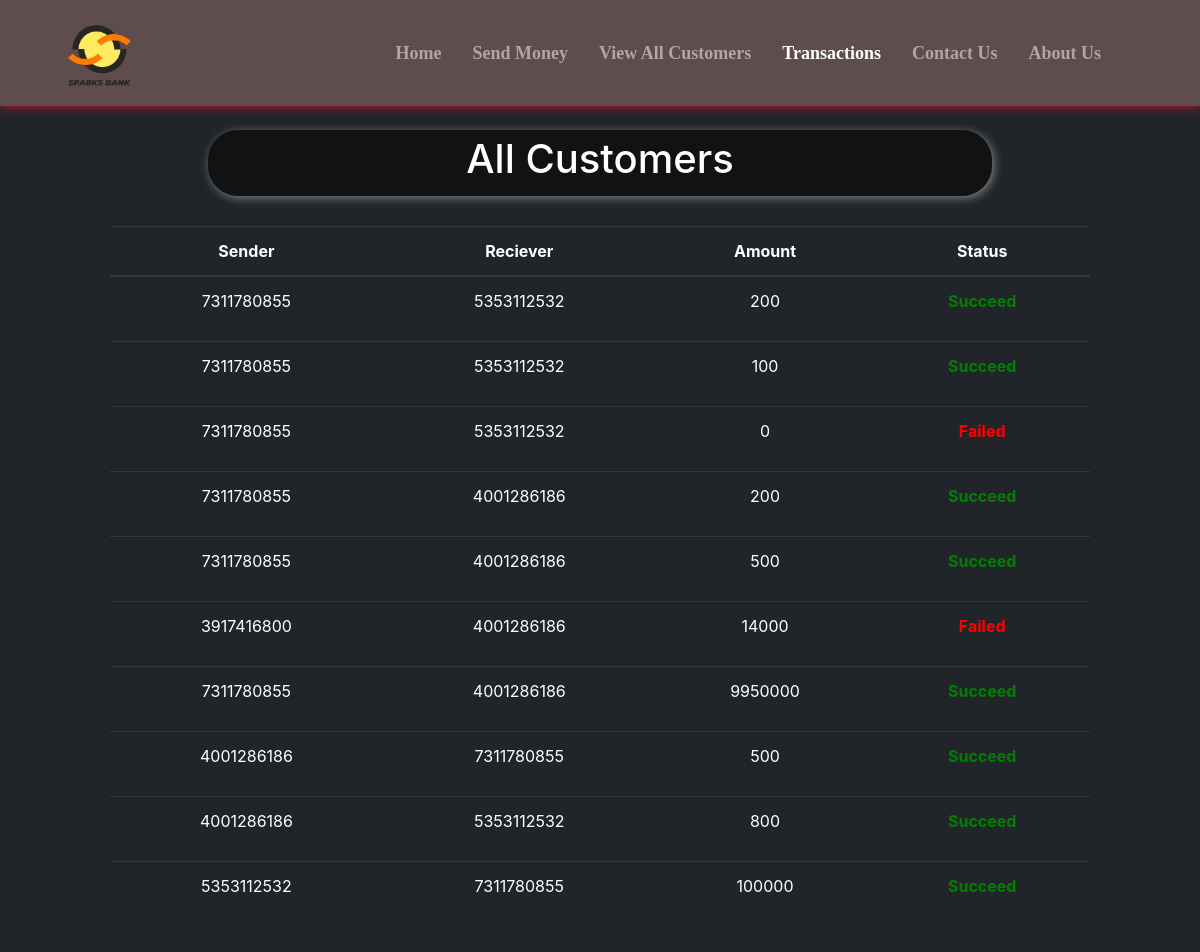
Screenshot of /transactions.php with the database file from the repository.
### tables this page shows
CREATE TABLE `transactions` (
  `sr` int(11) NOT NULL,
  `sender` varchar(10) NOT NULL,
  `receiver` varchar(10) NOT NULL,
  `amount` bigint(20) NOT NULL,
  `status` varchar(10) NOT NULL
);

### transactions.php (the view, shortened to what this page needs)
<!doctype html>
<html lang="en">
<head>
    <link href="//maxcdn.bootstrapcdn.com/bootstrap/4.1.1/css/bootstrap.min.css" rel="stylesheet" id="bootstrap-css">
    <link rel="stylesheet" href="https://use.fontawesome.com/releases/v5.1.0/css/all.css"
>
</head>
<body style="background-color:#212529;">
    <?php include 'spin.php'; ?>
    <nav class="navbar navbar-expand-lg navbar-dark fixed fixed-top"
        style="background-color: #5f4c4c; font-family:candara; font-size:18px; box-shadow: 0px 0px 10px 0px crimson;">
        <div class="container-fluid">
            <a href="index.php"><img src="Images\Sparks-LOGO.png" alt=""
                    style="height: 80px; margin-left:25px; margin-top:10px;"></a>
        </div>
        <div class="collapse navbar-collapse" id="navbarSupportedContent">
            <b>
                <ul class="navbar-nav ">
                    <li class="nav-item nav-links" style="margin-left:15px;">
                        <a class="nav-link text-nowrap" aria-current="page" href="index.php">Home</a>
                    </li>
                    <li class="nav-item" style="margin-left:15px; ">
                        <a class="nav-link text-nowrap" href="send_money.php">Send Money</a>
                    </li>
                    <li class="nav-item" style="margin-left:15px;">
                        <a class="nav-link text-nowrap" href="all_cust.php">View All Customers</a>
                    </li>
                    <li class="nav-item" style="margin-left:15px;">
                        <a class="nav-link text-nowrap active" href="transactions.php">Transactions</a>
                    </li>
                    <li class="nav-item" style="margin-left:15px;">
                        <a class="nav-link text-nowrap" href="contact_us.php">Contact Us</a>
                    </li>
                    <li class="nav-item" style="margin-left:15px; margin-right:75px;">
                        <a class="nav-link text-nowrap" href="about_us.php">About Us</a>
                    </li>
                </ul>
            </b>
        </div>
    </nav>
    <center>
        <div class="container" style="margin-top: 10%; padding:10px 80px 10px 80px; ">
            <div
                style="width:80%; background-color:rgba(0,0,0,.5); padding:5px 5px 5px 5px; border-radius:30px; box-shadow: 2px 2px 10px gray;">
                <h1 style=" color:white;">All Customers</h1>
            </div>
            <?php
    $conn = mysqli_connect($servername, $username, $password, $database);
    if(!$conn){
        die("Connection not established: ".mysqli_connect_error());
    }else{
        $sql = "SELECT * FROM `transactions`";
        $result = mysqli_query($conn, $sql);
?>
            <table class="table table-dark" style="margin-top: 30px;">
                <thead>
                    <tr>
                        <th scope="col">Sender</th>
                        <th scope="col">Reciever</th>
                        <th scope="col">Amount</th>
                        <th scope="col">Status</th>
                    </tr>
                </thead>
                <?php
echo "<tbody>";
        while($row = mysqli_fetch_assoc($result)){
        if(!(empty($row['sender']) && empty($row['receiver']) && empty($row['amount'])))
            {echo    '
            <tr>
              <td>'.$row['sender'].'</td>
              <td>'.$row['receiver'].'</td>
              <td>'.$row['amount'].'</td>
              <td>'; ?> <?php if($row['status'] == "succeed"){echo '<b><p style="color:green;">Succeed</p></b>';}else{echo '<b><p style="color:red;">Failed</p></b>';} ?>
              <?php echo '</td>
              </tr>';}
    }
    }
    echo "</tbody>";
?>
        </div>
    </center>
</body>
</html>

### transactions.php (style rules this page uses)
th, td { text-align: center; }

### rows the page displays
transactions: sender "7311780855", receiver "5353112532", amount "200", status "Succeed"
transactions: sender "7311780855", receiver "5353112532", amount "100", status "Succeed"
transactions: sender "7311780855", receiver "5353112532", amount "0", status "Failed"
transactions: sender "7311780855", receiver "4001286186", amount "200", status "Succeed"
transactions: sender "7311780855", receiver "4001286186", amount "500", status "Succeed"
transactions: sender "3917416800", receiver "4001286186", amount "14000", status "Failed"
transactions: sender "7311780855", receiver "4001286186", amount "9950000", status "Succeed"
transactions: sender "4001286186", receiver "7311780855", amount "500", status "Succeed"
transactions: sender "4001286186", receiver "5353112532", amount "800", status "Succeed"
transactions: sender "5353112532", receiver "7311780855", amount "100000", status "Succeed"
